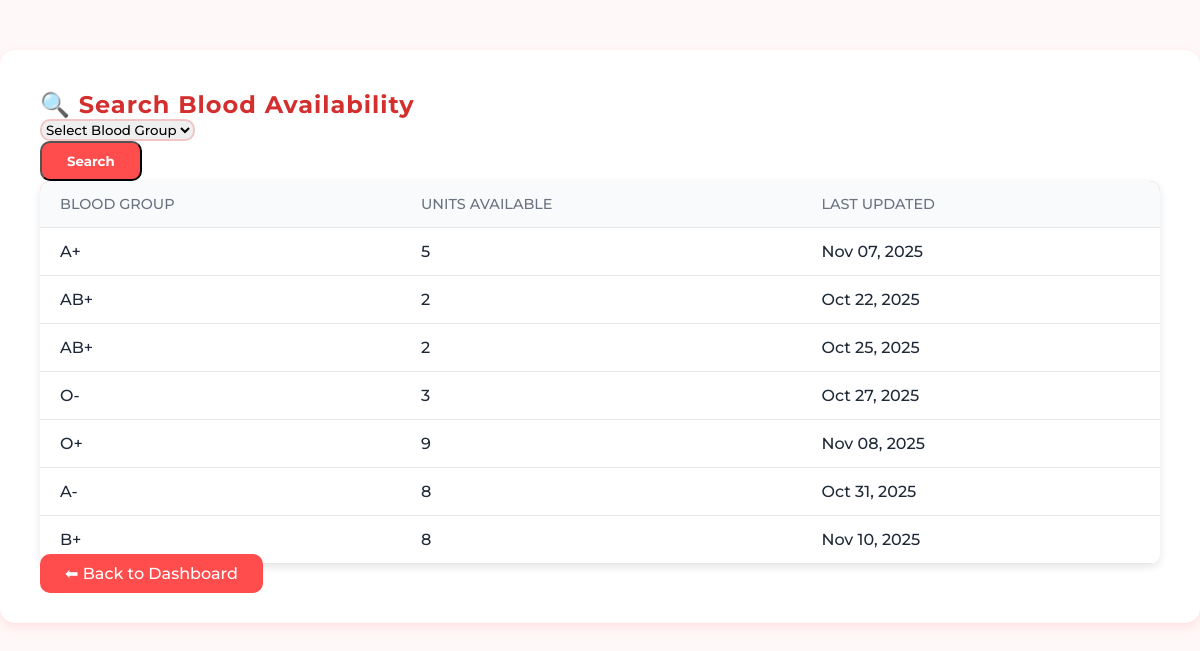
Screenshot of /search_blood/ (signed in) with the database file from the repository.
### blood_bank_app/models.py (models this page shows, shortened)
class BloodStock(models.Model):
    BLOOD_GROUPS = [
        ('A+', 'A+'), ('A-', 'A-'),
        ('B+', 'B+'), ('B-', 'B-'),
        ('AB+', 'AB+'), ('AB-', 'AB-'),
        ('O+', 'O+'), ('O-', 'O-'),
    ]
    hospital = models.ForeignKey('HospitalDetail', on_delete=models.CASCADE, null=True, blank=True)
    blood_group = models.CharField(max_length=3, choices=BLOOD_GROUPS)
    units_available = models.PositiveIntegerField(default=0)
    updated_at = models.DateTimeField(auto_now=True)

### blood_bank_app/views.py (the view)
# urls.py: path('search_blood/', views.search_blood, name='search_blood'),
@login_required
def search_blood(request):
    blood_group = request.GET.get('blood_group')
    location = request.GET.get('location')
    results = BloodStock.objects.select_related('hospital')
    if blood_group:
        results = results.filter(blood_group=blood_group)
    if location:
        results = results.filter(hospital__address__icontains=location)
    context = {
        'results': results,
        'blood_group': blood_group,
        'location': location,
    }
    return render(request, 'patient/search_blood.html', context)

### blood_bank_app/templates/patient/search_blood.html (shortened to what this page needs)
{% extends 'master.html' %}
{% load static %}
{% block content %}
<div class="container search-section">
  <h2 class="text-center mb-4">🔍 Search Blood Availability</h2>
  <form method="get" class="row g-3 justify-content-center mb-4">
    <div class="col-md-4">
      <select name="blood_group" class="form-select" required>
        <option value="">Select Blood Group</option>
      </select>
    </div>
    <div class="col-md-2 text-center">
      <button type="submit" class="btn btn-danger w-100">Search</button>
    </div>
  </form>
  {% if results %}
  <div class="table-responsive">
    <table class="table table-bordered table-hover text-center align-middle">
      <thead>
        <tr>
          <th>Blood Group</th>
          <th>Units Available</th>
          <th>Last Updated</th>
        </tr>
      </thead>
      <tbody>
        {% for item in results %}
        <tr>
          <td class="fw-bold text-danger">{{ item.blood_group }}</td>
          <td>{{ item.units_available }}</td>
          <td>{{ item.updated_at|date:"M d, Y" }}</td>
        </tr>
        {% endfor %}
      </tbody>
    </table>
  </div>
  {% else %}
  <p class="text-center mt-4 no-results">No matching blood availability found.</p>
  {% endif %}
  <div class="text-center mt-4">
    <a href="{% url 'patient_dashboard' %}" class="btn btn-outline-danger back-btn">⬅ Back to Dashboard</a>
  </div>
</div>
{% endblock %}

### blood_bank_app/static/css/index.css (style rules this page uses)
body { margin: 0; font-family: Arial, sans-serif; background-color: #fff5f5; color: #333; }
html { scroll-behavior: smooth; }
.btn { background-color: #ff4d4d; color: white; padding: 10px 25px; border-radius: 8px; text-decoration: none; font-weight: bold; }

### blood_bank_app/static/css/admin_dashboard.css (style rules this page uses)
:root { --primary: #e63946; --primary-dark: #b91c1c; --background: #f8f9fa; --surface: #ffffff; --text-dark: #1f2937; --text-light: #6b7280; --border: #e5e7eb; --shadow: rgba(0, 0, 0, 0.08); }
* { margin: 0; padding: 0; box-sizing: border-box; font-family: "Montserrat"; font-weight: 500; }
body { background-color: var(--background); color: var(--text-dark); overflow-x: hidden; }
.table { width: 100%; border-collapse: collapse; }
.table th, .table td { text-align: left; padding: 14px 20px; border-bottom: 1px solid var(--border); color: var(--text-dark); }
.table th { background: #f9fafb; color: var(--text-light); text-transform: uppercase; font-size: 0.9rem; }

### blood_bank_app/templates/patient/search_blood.html (style rules this page uses)
body { background-color: #fff8f8; }
.search-section { background: #fff; padding: 40px; border-radius: 15px; box-shadow: 0 4px 12px rgba(255, 0, 0, 0.1); margin-top: 50px; }
.search-section h2 { font-weight: bold; color: #d32f2f; letter-spacing: 1px; }
.form-select, .form-control { border: 2px solid #f1c5c5; border-radius: 10px; transition: all 0.3s; }
.btn-danger { font-weight: bold; border-radius: 10px; transition: 0.3s; }
table { background: #fff; border-radius: 10px; overflow: hidden; box-shadow: 0 3px 8px rgba(0,0,0,0.1); }
thead { background-color: #ef9a9a; color: #800000; }
.back-btn { border-radius: 10px; font-weight: 500; }

### rows the page displays
BloodStock: blood_group "A+", units_available "5", updated_at "Nov 07, 2025"
BloodStock: blood_group "AB+", units_available "2", updated_at "Oct 22, 2025"
BloodStock: blood_group "AB+", units_available "2", updated_at "Oct 25, 2025"
BloodStock: blood_group "O-", units_available "3", updated_at "Oct 27, 2025"
BloodStock: blood_group "O+", units_available "9", updated_at "Nov 08, 2025"
BloodStock: blood_group "A-", units_available "8", updated_at "Oct 31, 2025"
BloodStock: blood_group "B+", units_available "8", updated_at "Nov 10, 2025"
